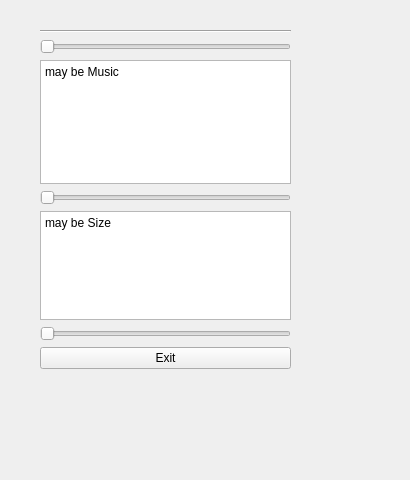
<?xml version="1.0" encoding="UTF-8"?>
<ui version="4.0">
 <class>SetupMenu</class>
 <widget class="QWidget" name="SetupMenu">
  <property name="geometry">
   <rect>
    <x>0</x>
    <y>0</y>
    <width>410</width>
    <height>480</height>
   </rect>
  </property>
  <property name="windowTitle">
   <string>Form</string>
  </property>
  <widget class="QWidget" name="verticalLayoutWidget">
   <property name="geometry">
    <rect>
     <x>40</x>
     <y>30</y>
     <width>251</width>
     <height>339</height>
    </rect>
   </property>
   <layout class="QVBoxLayout" name="verticalLayout">
    <item>
     <widget class="Line" name="line">
      <property name="orientation">
       <enum>Qt::Orientation::Horizontal</enum>
      </property>
     </widget>
    </item>
    <item>
     <widget class="QSlider" name="horizontalSlider">
      <property name="orientation">
       <enum>Qt::Orientation::Horizontal</enum>
      </property>
     </widget>
    </item>
    <item>
     <widget class="QTextEdit" name="textEdit">
      <property name="minimumSize">
       <size>
        <width>0</width>
        <height>124</height>
       </size>
      </property>
      <property name="html">
       <string>&lt;!DOCTYPE HTML PUBLIC &quot;-//W3C//DTD HTML 4.0//EN&quot; &quot;http://www.w3.org/TR/REC-html40/strict.dtd&quot;&gt;
&lt;html&gt;&lt;head&gt;&lt;meta name=&quot;qrichtext&quot; content=&quot;1&quot; /&gt;&lt;meta charset=&quot;utf-8&quot; /&gt;&lt;style type=&quot;text/css&quot;&gt;
p, li { white-space: pre-wrap; }
hr { height: 1px; border-width: 0; }
li.unchecked::marker { content: &quot;\2610&quot;; }
li.checked::marker { content: &quot;\2612&quot;; }
&lt;/style&gt;&lt;/head&gt;&lt;body style=&quot; font-family:'Segoe UI'; font-size:9pt; font-weight:400; font-style:normal;&quot;&gt;
&lt;p style=&quot; margin-top:0px; margin-bottom:0px; margin-left:0px; margin-right:0px; -qt-block-indent:0; text-indent:0px;&quot;&gt;may be Music&lt;/p&gt;&lt;/body&gt;&lt;/html&gt;</string>
      </property>
     </widget>
    </item>
    <item>
     <widget class="QSlider" name="horizontalSlider_2">
      <property name="orientation">
       <enum>Qt::Orientation::Horizontal</enum>
      </property>
     </widget>
    </item>
    <item>
     <widget class="QTextEdit" name="textEdit_2">
      <property name="html">
       <string>&lt;!DOCTYPE HTML PUBLIC &quot;-//W3C//DTD HTML 4.0//EN&quot; &quot;http://www.w3.org/TR/REC-html40/strict.dtd&quot;&gt;
&lt;html&gt;&lt;head&gt;&lt;meta name=&quot;qrichtext&quot; content=&quot;1&quot; /&gt;&lt;meta charset=&quot;utf-8&quot; /&gt;&lt;style type=&quot;text/css&quot;&gt;
p, li { white-space: pre-wrap; }
hr { height: 1px; border-width: 0; }
li.unchecked::marker { content: &quot;\2610&quot;; }
li.checked::marker { content: &quot;\2612&quot;; }
&lt;/style&gt;&lt;/head&gt;&lt;body style=&quot; font-family:'Segoe UI'; font-size:9pt; font-weight:400; font-style:normal;&quot;&gt;
&lt;p style=&quot; margin-top:0px; margin-bottom:0px; margin-left:0px; margin-right:0px; -qt-block-indent:0; text-indent:0px;&quot;&gt;may be Size &lt;/p&gt;&lt;/body&gt;&lt;/html&gt;</string>
      </property>
     </widget>
    </item>
    <item>
     <widget class="QSlider" name="horizontalSlider_3">
      <property name="orientation">
       <enum>Qt::Orientation::Horizontal</enum>
      </property>
     </widget>
    </item>
    <item>
     <widget class="QPushButton" name="pushButton">
      <property name="text">
       <string>Exit</string>
      </property>
     </widget>
    </item>
   </layout>
  </widget>
 </widget>
 <resources/>
 <connections/>
</ui>
